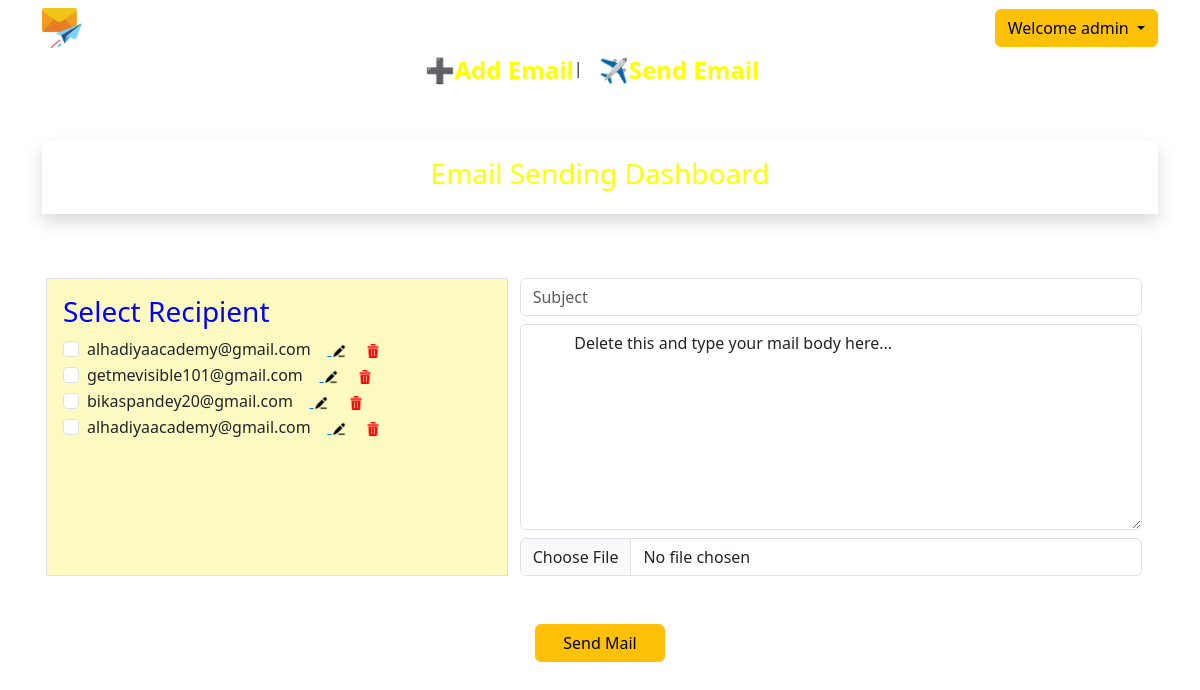
Page /emaildashboard (signed in) on the committed database.
### home/models.py (models this page shows, shortened)
class EmailList(models.Model):
    name = models.CharField(max_length=100, null=True)
    email = models.EmailField(max_length=100, null=True)
    subject = models.CharField(max_length=100, null=True)
    attachment = models.FileField(upload_to='media', null=True)
    email_body = models.TextField(null=True)
    sender = models.ForeignKey(User, on_delete=models.CASCADE, null=True)

### home/views.py (the view, shortened to what this page needs)
# urls.py: path('emaildashboard', views.emaildashboard, name='emaildashboard'),
@login_required(login_url='signin')
def emaildashboard(request):
    all_entry = EmailList.objects.filter(sender = request.user)
    context = {
        'all_entry' : all_entry
    }
    return render(request, 'emaildashboard.html',context)

### templates/emaildashboard.html (shortened to what this page needs)
{% extends 'base.html' %}
{% block content %}
<div class="container mt-5">
    <div class="d-flex justify-content-center p-3 shadow">
        <h3 style="color: yellow;"> Email Sending Dashboard </h3>
    </div>
<form method="POST" class="p-3" enctype="multipart/form-data">
<div class="row mt-5">
    <div class="col-md-5 border p-3" style="background-color: #fcfac0;">
      <h3 style="color:blue;">Select Recipient</h3>
      {% for i in all_entry %}
        <div class="form-check">
            <input class="form-check-input" name="email" type="checkbox" value="{{i.email}}" id="flexCheckChecked" >
            <label class="form-check-label" for="flexCheckChecked">
              {{i.email}}
            </label>
            &nbsp &nbsp<a href="{% url 'editEmailList' i.id %}">
              <img src="/static/images/edit-text.png" style="width: 14px; height: 14px;"></a>
            <a href="{% url 'deleteEmailList' i.id %}">
            <img src="/static/images/delete.png" style="width: 14px; height: 14px;"></a>
          </div>
       {% endfor %}
    </div>
    <div class="col-md-7 ">
      <input type="text" name="subject" class="form-control" placeholder="Subject">
        <textarea rows="8" cols="50" class="form-control mt-2" name="email_body">
          Delete this and type your mail body here...
          </textarea>
      <input type="file" name="attachment" class="form-control mt-2">
    </div>
</div>
<div class="mt-5 d-flex justify-content-center">
  <button type="submit" class="btn btn-warning w-30" style="width: 130px;">Send Mail</button>
  </div>
</form>
</div>
{% endblock content %}

### templates/base.html (shortened to what this page needs)
<!doctype html>
<html lang="en">
  <head>
    <link href="https://cdn.jsdelivr.net/npm/bootstrap@5.3.0-alpha3/dist/css/bootstrap.min.css" rel="stylesheet">
  </head>
  <body>
    <nav class="navbar navbar-expand-lg container">
      <div class="container-fluid">
        <a href="{% url 'home' %}">
          <img src="/static/images/mail.png" style="width:40px; height: 40px;">
           </a>
        <div class="collapse navbar-collapse d-flex justify-content-end" id="navbarSupportedContent">
          <div class="dropdown ">
            <button class="btn btn-warning dropdown-toggle" type="button" data-bs-toggle="dropdown" aria-expanded="false">
              Welcome {{user.username}}
            </button>
          </div>
        </div>
      </div>
    </nav>
<div class="d-flex justify-content-center">
  <a href="{% url 'create_group' %}" style="text-decoration: none;">
  <h4 style="color:yellow; font-weight: 700;">➕Add Email</h4></a>
  |
  <a href="{% url 'emaildashboard' %}" style="text-decoration: none;">
  <h4 class="mx-3" style="color:yellow;  font-weight: 700;">✈️Send Email</h4></a>
</div>
{% block content %}
{% endblock content %}
</body>
</html>

### templates/emaildashboard.html (style rules this page uses)
body { background-image: url('https://img.freepik.com/free-photo/starry-night-sky_1048-11828.jpg?w=900&t=st=1685470391~exp=1685470991~hmac=65566bbde1103c7f4a953b06a67f6bce0f20a67b3c576cec327041009d0ac8ee'); background-repeat: no-repeat; background-size: cover; }

### rows in the picture
EmailList: email "alhadiyaacademy@gmail.com"
EmailList: email "getmevisible101@gmail.com"
EmailList: email "bikaspandey20@gmail.com"
EmailList: email "alhadiyaacademy@gmail.com"

### other values in the picture
{{ user.username }} "admin"
